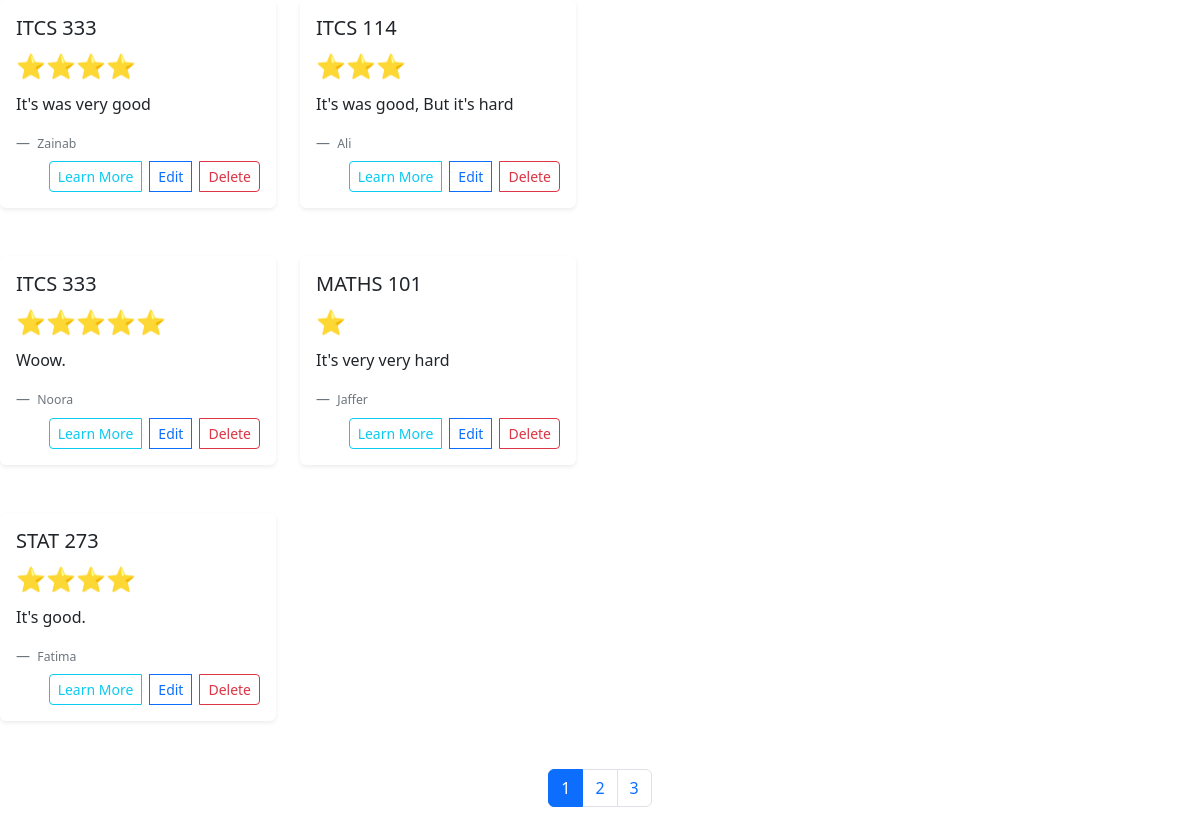
Page /course-reviews/filter_reviews.php on the committed database.
### tables this page shows
CREATE TABLE `reviews` (
  `id` int(255) NOT NULL,
  `user_name` varchar(255) NOT NULL,
  `course_level` varchar(255) NOT NULL,
  `stars` int(255) NOT NULL,
  `review` varchar(255) NOT NULL,
  `coursename` varchar(255) NOT NULL,
  `created_at` timestamp NOT NULL DEFAULT current_timestamp()
);

### course-reviews/filter_reviews.php (the view, shortened to what this page needs)
<?php
require 'config.php';
$search_term = $_GET['search'] ?? '';
$level_filter = isset($_GET['level']) ? (int)$_GET['level'] : 0;
$page = isset($_GET['page']) ? (int)$_GET['page'] : 1;
$limit = 5;
$offset = ($page - 1) * $limit;
$query = "SELECT * FROM reviews WHERE 1=1";
$count_query = "SELECT COUNT(*) FROM reviews WHERE 1=1";
$params = [];
$query .= " LIMIT $limit OFFSET $offset";
$stmt = $pdo->prepare($query);
$stmt->execute($params);
$reviews = $stmt->fetchAll();
$count_stmt = $pdo->prepare($count_query);
$count_stmt->execute(array_slice($params, 0));
$total_reviews = $count_stmt->fetchColumn();
$total_pages = ceil($total_reviews / $limit);
?>
<?php if (empty($reviews)): ?>
    <p class="text-center text-muted">There is no comment.</p>
<?php else: ?>
        <link href="https://cdn.jsdelivr.net/npm/bootstrap@5.3.6/dist/css/bootstrap.min.css" rel="stylesheet">
    <div class="row row-cols-1 row-cols-md-2 g-4" style="width: 600px; height: calc(auto + 20px);">
        <?php foreach ($reviews as $review): ?>
            <div class="col mb-4">
                <div class="card h-100 shadow-sm border-0">
                    <div class="card-body">
                        <h5><?= htmlspecialchars($review['coursename']) ?></h5>
                        <div class="startsstrap d-flex justify-content-start mb-2">
                            <div class="commentStar fs-4">
                                <?= str_repeat('⭐', $review['stars']) ?>
                            </div>
                        </div>
                        <p class="card-text"><?= nl2br(htmlspecialchars($review['review'])) ?: 'There is no comment.' ?></p>
                        <footer class="blockquote-footer mt-3">
                            <small><?= htmlspecialchars($review['user_name']) ?></small>
                            <div class="btn-group float-end mt-2">
                                <a href="config/review_details.php?id=<?= $review['id'] ?>" class="btn btn-outline-info btn-sm me-2">
                                    Learn More
                                </a>
                                <a href="config/edit_review.php?id=<?= $review['id'] ?>" class="btn btn-outline-primary btn-sm me-2">
                                    <i class="bi bi-pencil"></i> Edit
                                </a>
                                <a href="config/delete_review.php?id=<?= $review['id'] ?>" class="btn btn-outline-danger btn-sm"
                                   onclick="return confirm('Are you sure you want to delete this review?')">
                                    <i class="bi bi-trash"></i> Delete
                                </a>
                            </div>
                        </footer>
                    </div>
                </div>
            </div>
        <?php endforeach; ?>
    </div>
    <?php if ($total_pages > 1): ?>
        <nav aria-label="Page navigation" class="mt-4">
            <ul class="pagination justify-content-center">
                <?php for ($i = 1; $i <= $total_pages; $i++): ?>
                    <li class="page-item <?= $i == $page ? 'active' : '' ?>">
                        <a class="page-link" href="?search=<?= urlencode($search_term) ?>&level=<?= $level_filter ?>&page=<?= $i ?>">
                            <?= $i ?>
                        </a>
                    </li>
                <?php endfor; ?>
            </ul>
        </nav>
    <?php endif; ?>
<?php endif; ?>

### rows in the picture
reviews: coursename "ITCS 333", stars "⭐⭐⭐⭐", review "It's was very good", user_name "Zainab"
reviews: coursename "ITCS 114", stars "⭐⭐⭐", review "It's was good, But it's hard", user_name "Ali"
reviews: coursename "ITCS 333", stars "⭐⭐⭐⭐⭐", review "Woow.", user_name "Noora"
reviews: coursename "MATHS 101", stars "⭐", review "It's very very hard", user_name "Jaffer"
reviews: coursename "STAT 273", stars "⭐⭐⭐⭐", review "It's good.", user_name "Fatima"
